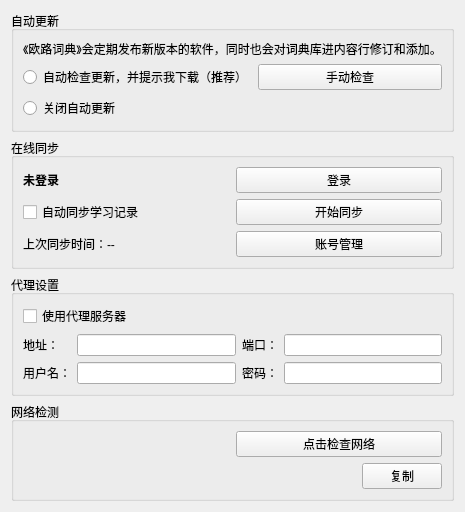
         <widget class="QWidget" name="page_4">
          <layout class="QGridLayout" name="gridLayout_19">
           <item row="3" column="0">
            <widget class="QGroupBox" name="groupBox_checkNet">
             <property name="title">
              <string>网络检测</string>
             </property>
             <layout class="QGridLayout" name="gridLayout_25">
              <item row="0" column="0">
               <layout class="QHBoxLayout" name="horizontalLayout_7">
                <item>
                 <widget class="QLabel" name="netStatusLabel">
                  <property name="text">
                   <string/>
                  </property>
                 </widget>
                </item>
                <item>
                 <widget class="QPushButton" name="checkNetBtn">
                  <property name="text">
                   <string>点击检查网络</string>
                  </property>
                 </widget>
                </item>
               </layout>
              </item>
              <item row="1" column="0">
               <layout class="QHBoxLayout" name="horizontalLayout_9">
                <item>
                 <widget class="QLabel" name="netMsgLabel">
                  <property name="text">
                   <string/>
                  </property>
                 </widget>
                </item>
                <item>
                 <widget class="QPushButton" name="copyNetMsgBtn">
                  <property name="sizePolicy">
                   <sizepolicy hsizetype="Fixed" vsizetype="Fixed">
                    <horstretch>0</horstretch>
                    <verstretch>0</verstretch>
                   </sizepolicy>
                  </property>
                  <property name="text">
                   <string>复制</string>
                  </property>
                 </widget>
                </item>
               </layout>
              </item>
             </layout>
            </widget>
           </item>
           <item row="0" column="0">
            <widget class="QGroupBox" name="groupBox_8">
             <property name="title">
              <string>自动更新</string>
             </property>
             <layout class="QGridLayout" name="gridLayout_14">
              <item row="0" column="0">
               <widget class="QLabel" name="lbUpdateInfo">
                <property name="text">
                 <string>《欧路词典》会定期发布新版本的软件，同时也会对词典库进内容行修订和添加。</string>
                </property>
               </widget>
              </item>
              <item row="1" column="0">
               <layout class="QHBoxLayout" name="horizontalLayout_6">
                <item>
                 <widget class="QRadioButton" name="rbUpdate">
                  <property name="text">
                   <string>自动检查更新，并提示我下载（推荐）</string>
                  </property>
                 </widget>
                </item>
                <item>
                 <widget class="QPushButton" name="btnCheckUpdate">
                  <property name="text">
                   <string>手动检查</string>
                  </property>
                 </widget>
                </item>
               </layout>
              </item>
              <item row="2" column="0">
               <widget class="QRadioButton" name="rbDisableUpdate">
                <property name="text">
                 <string>关闭自动更新</string>
                </property>
               </widget>
              </item>
             </layout>
            </widget>
           </item>
           <item row="2" column="0">
            <widget class="QGroupBox" name="groupBox_10">
             <property name="title">
              <string>代理设置</string>
             </property>
             <layout class="QGridLayout" name="gridLayout_18">
              <item row="0" column="0">
               <widget class="QCheckBox" name="cbProxy">
                <property name="text">
                 <string>使用代理服务器</string>
                </property>
               </widget>
              </item>
              <item row="1" column="0">
               <layout class="QGridLayout" name="gridLayout_17">
                <item row="0" column="0">
                 <widget class="QLabel" name="label_17">
                  <property name="text">
                   <string>地址：</string>
                  </property>
                 </widget>
                </item>
                <item row="0" column="1">
                 <widget class="QLineEdit" name="tbProxyAddress"/>
                </item>
                <item row="0" column="2">
                 <widget class="QLabel" name="label_18">
                  <property name="text">
                   <string>端口：</string>
                  </property>
                 </widget>
                </item>
                <item row="0" column="3">
                 <widget class="QLineEdit" name="tbProxyPort"/>
                </item>
                <item row="1" column="0">
                 <widget class="QLabel" name="label_19">
                  <property name="text">
                   <string>用户名：</string>
                  </property>
                 </widget>
                </item>
                <item row="1" column="1">
                 <widget class="QLineEdit" name="tbProxyUser"/>
                </item>
                <item row="1" column="2">
                 <widget class="QLabel" name="label_20">
                  <property name="text">
                   <string>密码：</string>
                  </property>
                 </widget>
                </item>
                <item row="1" column="3">
                 <widget class="QLineEdit" name="tbProxyPass">
                  <property name="echoMode">
                   <enum>QLineEdit::Password</enum>
                  </property>
                 </widget>
                </item>
               </layout>
              </item>
             </layout>
            </widget>
           </item>
           <item row="1" column="0">
            <widget class="QGroupBox" name="groupBox_9">
             <property name="title">
              <string>在线同步</string>
             </property>
             <layout class="QGridLayout" name="gridLayout_16">
              <item row="0" column="0">
               <layout class="QGridLayout" name="gridLayout_15">
                <item row="0" column="0">
                 <widget class="QLabel" name="labelUserName">
                  <property name="text">
                   <string>&lt;html&gt;&lt;head/&gt;&lt;body&gt;&lt;p&gt;&lt;span style=&quot; font-weight:600;&quot;&gt;未登录&lt;/span&gt;&lt;/p&gt;&lt;/body&gt;&lt;/html&gt;</string>
                  </property>
                 </widget>
                </item>
                <item row="0" column="1">
                 <widget class="QPushButton" name="btnLogin">
                  <property name="text">
                   <string>登录</string>
                  </property>
                 </widget>
                </item>
                <item row="1" column="0">
                 <widget class="QCheckBox" name="cbAutoSync">
                  <property name="text">
                   <string>自动同步学习记录</string>
                  </property>
                 </widget>
                </item>
                <item row="1" column="1">
                 <widget class="QPushButton" name="btnSync">
                  <property name="text">
                   <string>开始同步</string>
                  </property>
                 </widget>
                </item>
                <item row="2" column="0">
                 <widget class="QLabel" name="labelLastSyncTime">
                  <property name="text">
                   <string>上次同步时间：--</string>
                  </property>
                 </widget>
                </item>
                <item row="2" column="1">
                 <widget class="QPushButton" name="btnMyAccount">
                  <property name="text">
                   <string>账号管理</string>
                  </property>
                 </widget>
                </item>
               </layout>
              </item>
             </layout>
            </widget>
           </item>
           <item row="4" column="0">
            <spacer name="verticalSpacer_4">
             <property name="orientation">
              <enum>Qt::Vertical</enum>
             </property>
             <property name="sizeHint" stdset="0">
              <size>
               <width>20</width>
               <height>0</height>
              </size>
             </property>
            </spacer>
           </item>
          </layout>
         </widget>
